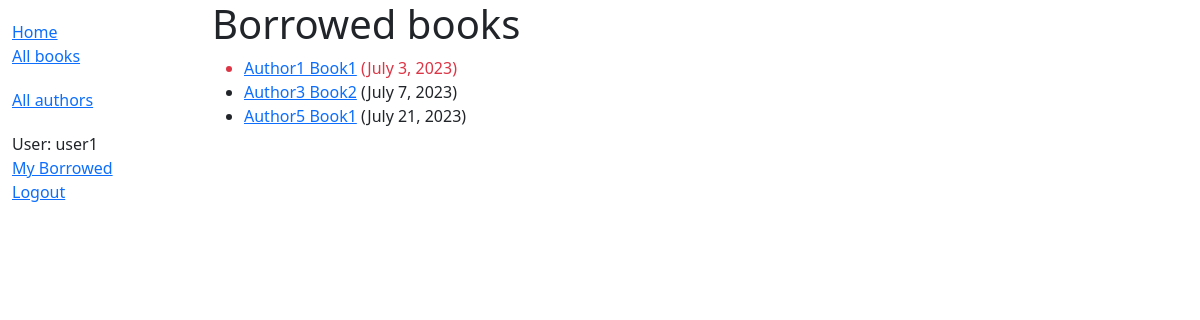
/catalog/mybooks/ (signed in), run on the app's committed database.
### catalog/models.py (models this page shows, shortened)
class BookInstance(models.Model):
    id= models.UUIDField(primary_key=True, default=uuid.uuid4,help_text='Unique ID for this particular book across whole library')
    book= models.ForeignKey('Book', on_delete=models.RESTRICT, null=True)
    imprint= models.CharField(max_length=200)
    due_back= models.DateField(null=True, blank=True)
    borrower = models.ForeignKey(User, on_delete=models.SET_NULL, null=True, blank=True)
    LOAN_STATUS =(
        ('m', 'Maintenance'),
        ('o','On Loan'),
        ('a', 'Available'),
        ('r', 'Reserved'),
    )
    status = models.CharField(max_length=1, choices=LOAN_STATUS, blank=True, default='m',
                              help_text="Book availability",)
    class Meta:
        ordering=['due_back']
        permissions = (("can_mark_returned", "Set book as returned"),)
    def is_overdue(self):
        return bool(self.due_back and date.today() > self.due_back)

class Book(models.Model):
    title= models.CharField(max_length=200)
    author= models.ForeignKey('Author', on_delete=models.SET_NULL, null=True)
    summary= models.TextField(max_length=1000, help_text='Enter a brief description of the book')
    isbn= models.CharField('ISBN', max_length=13, unique=True,
                           help_text= '13 Character <a href="https://www.isbn-international.org/content/what-isbn">ISBN number</a>')
    genre = models.ManyToManyField(Genre, help_text='Select a genre for this book')
    language= models.ForeignKey('Language', on_delete=models.SET_NULL, null=True)
    class Meta:
        ordering = ['title','author']
    def display_genre(self):
        """Creates a string for the Genre. This is required to display genre in Admin."""
        return ', '.join(genre.name for genre in self.genre.all()[:3])
    display_genre.short_description = 'Genre'

### catalog/views.py (the view)
# urls.py: path('mybooks/', views.LoanedBooksByUserListView.as_view(), name='my-borrowed'),
class LoanedBooksByUserListView(LoginRequiredMixin, generic.ListView):
    model = BookInstance
    template_name = 'catalog/bookinstance_list_borrowed_user.html'
    pagination_by = 10
    def get_queryset(self):
        return (
            BookInstance.objects.filter(borrower=self.request.user)
            .filter(status__exact='o')
            .order_by('due_back')
        )

### catalog/templates/catalog/bookinstance_list_borrowed_user.html
{% extends "base_generic.html" %}
{% block content %}
    <h1>Borrowed books</h1>
    {% if bookinstance_list %}
    <ul>
      {% for bookinst in bookinstance_list %}
      <li class="{% if bookinst.is_overdue %}text-danger{% endif %}">
        <a href="{% url 'book-detail' bookinst.book.pk %}">{{ bookinst.book.title }}</a> ({{ bookinst.due_back }})
      </li>
      {% endfor %}
    </ul>
    {% else %}
      <p>There are no books borrowed.</p>
    {% endif %}
{% endblock %}

### catalog/templates/base_generic.html (shortened to what this page needs)
<!DOCTYPE html>
<html lang="en">
<head>
    <link
      href="https://cdn.jsdelivr.net/npm/bootstrap@5.1.3/dist/css/bootstrap.min.css"
      rel="stylesheet"
 />
    {% load static %}
    <link rel="stylesheet" href="{% static 'css/styles.css' %}" />
</head>
<body>
    <div class="container-fluid">
      <div class="row">
        <div class="col-sm-2">
          {% block sidebar %}
            <ul class="sidebar-nav">
              <li><a href="{% url 'index' %}">Home</a></li>
              <li><a href="{% url 'books' %}">All books</a></li>
            </ul>
            <ul class="sidebar-nav">
                <li><a href="{% url 'authors' %}">All authors</a></li>
            </ul>
            <ul class="sidebar-nav" >
              {% if user.is_authenticated %}
                <li>User: {{ user.get_username }}</li>
                <li><a href="{% url 'my-borrowed' %}">My Borrowed</a></li>
                <li><a href="{% url 'logout' %}?next={{request.path}}">Logout</a></li>
              {% else %}
                <li><a href="{% url 'login' %}?next={{request.path}}">Login</a></li>
              {% endif %}
            </ul>
          {% endblock %}
        </div>
        <div class="col-sm-10 ">{% block content %}{% endblock %}
        </div>
      </div>
    </div>
</body>
</html>

### catalog/static/css/styles.css (style rules this page uses)
.sidebar-nav { margin-top: 20px; padding: 0; list-style: none; }

### data on the page
BookInstance: book "Author1 Book1", due_back "July 3, 2023"
BookInstance: book "Author3 Book2", due_back "July 7, 2023"
BookInstance: book "Author5 Book1", due_back "July 21, 2023"

### other printed values
{{ user.get_username }} "user1"
